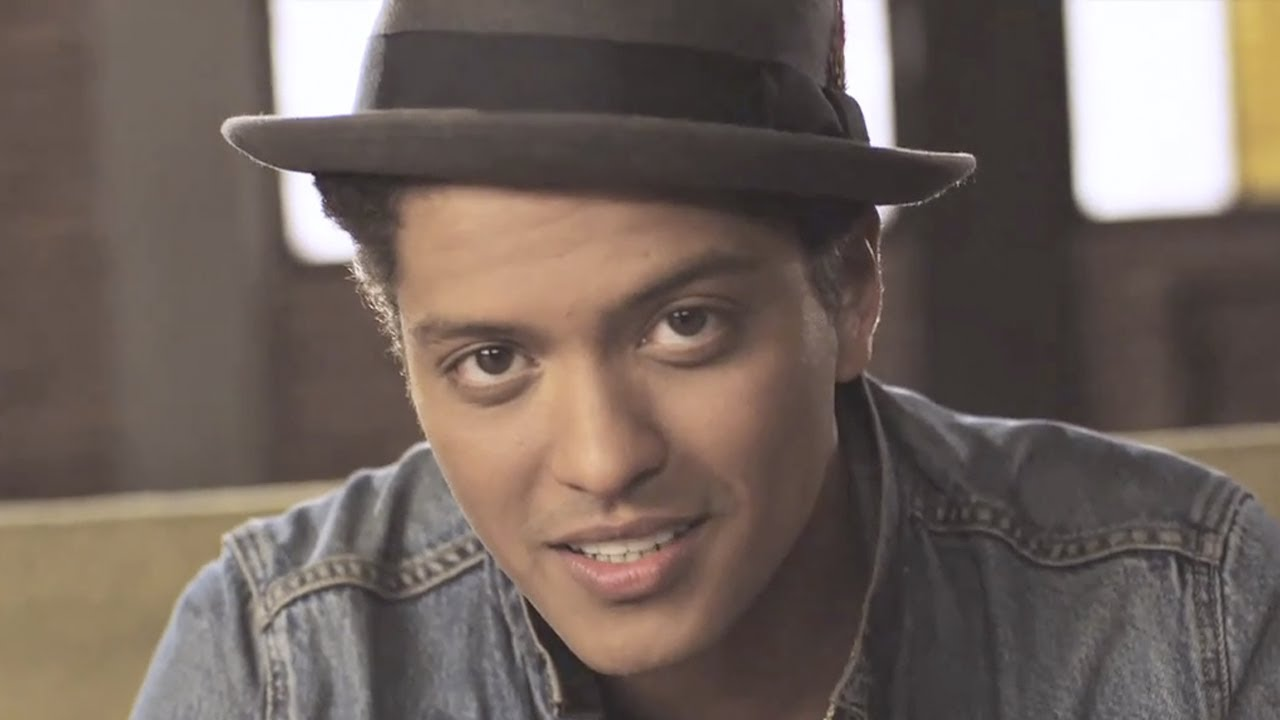
#> input picture Day 3/OpenCV/Resources/mars.jpg, 1280 x 720 px
$ python 2.Functions.py
#> lines starting #> are read from the running program, lines starting #| are printed output that depends on the picture; after the words box and inside, x2 and y2 are one past the last pixel; in counts of white or black regions, pixels touching at a corner belong together
import cv2
import numpy as np


img = cv2.imread('Resources/mars.jpg')
#> img is the input picture: shape (720, 1280, 3); mean B, G, R 92.4, 99.3, 112.1

kernel = np.ones((5,5),np.uint8)
print(kernel)
imgGray = cv2.cvtColor(img,cv2.COLOR_BGR2GRAY)
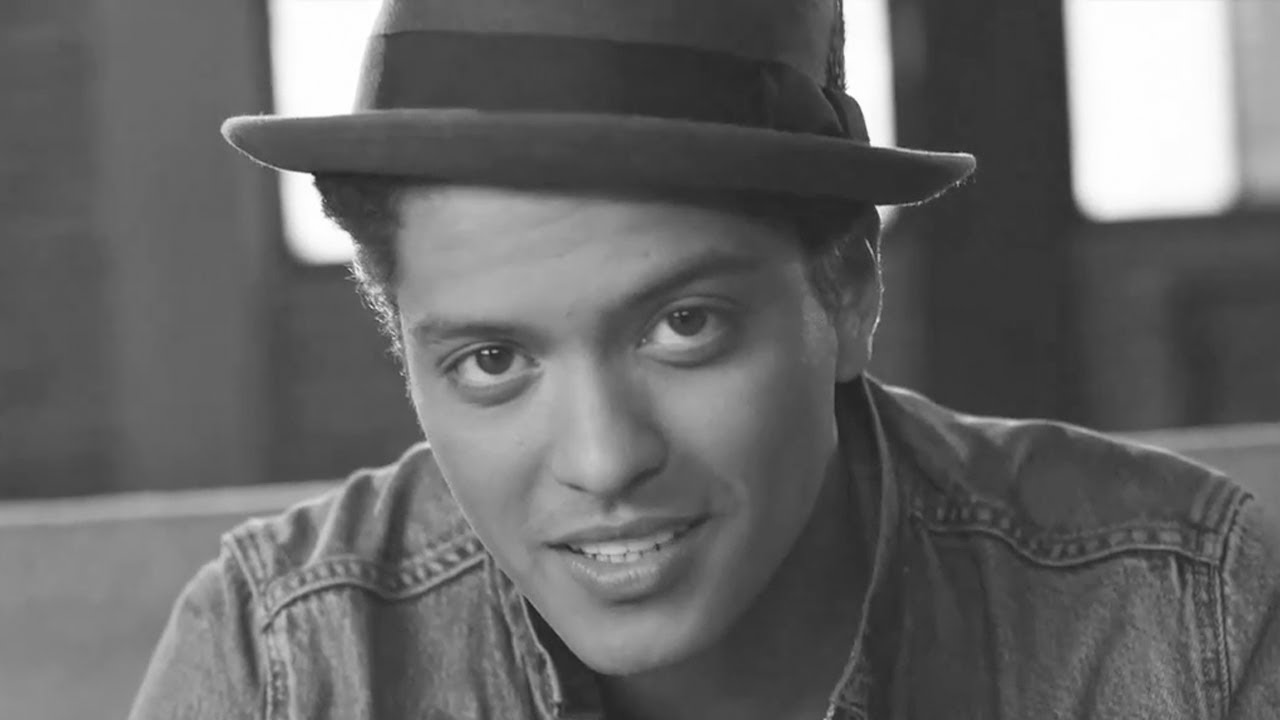
#> imgGray: shape (720, 1280); min 32, max 255, mean 102.4
imgBlur = cv2.GaussianBlur(imgGray,(7,7),0)
imgCanny = cv2.Canny(img,70,70)
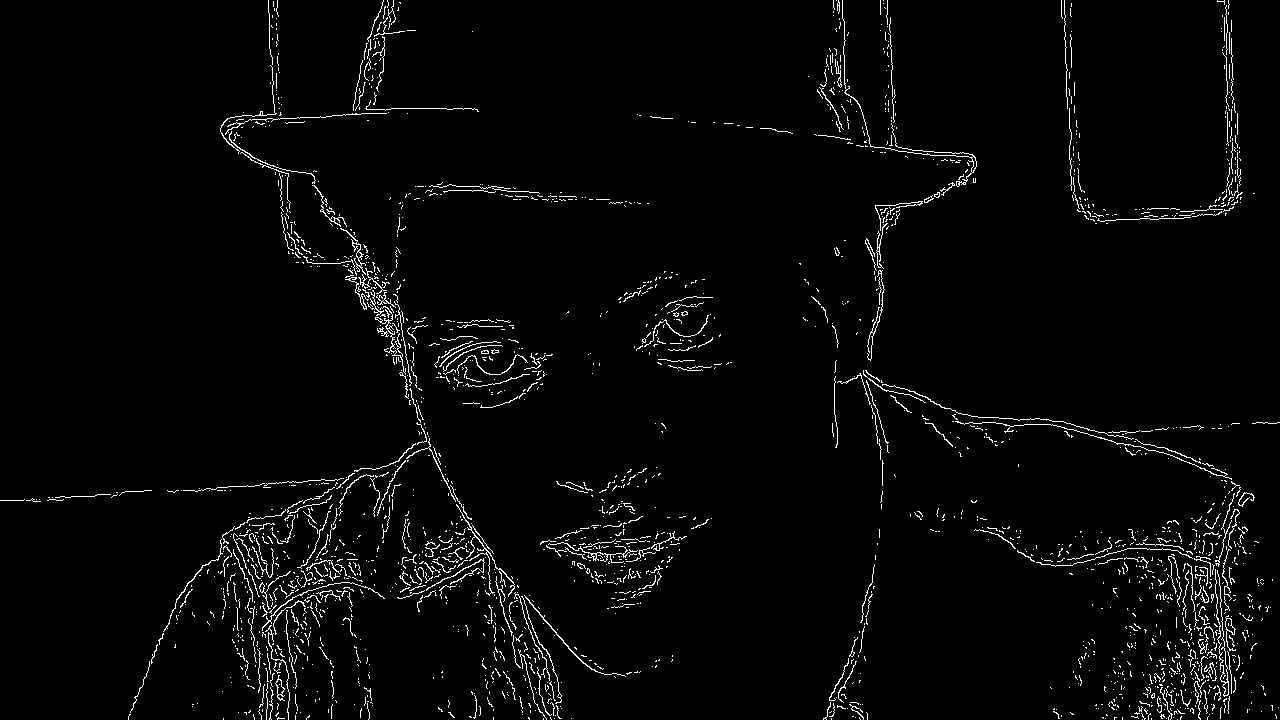
#> imgCanny: shape (720, 1280); 2.7% white in thin lines or dots
imgDialation = cv2.dilate(imgCanny,kernel,iterations=1)
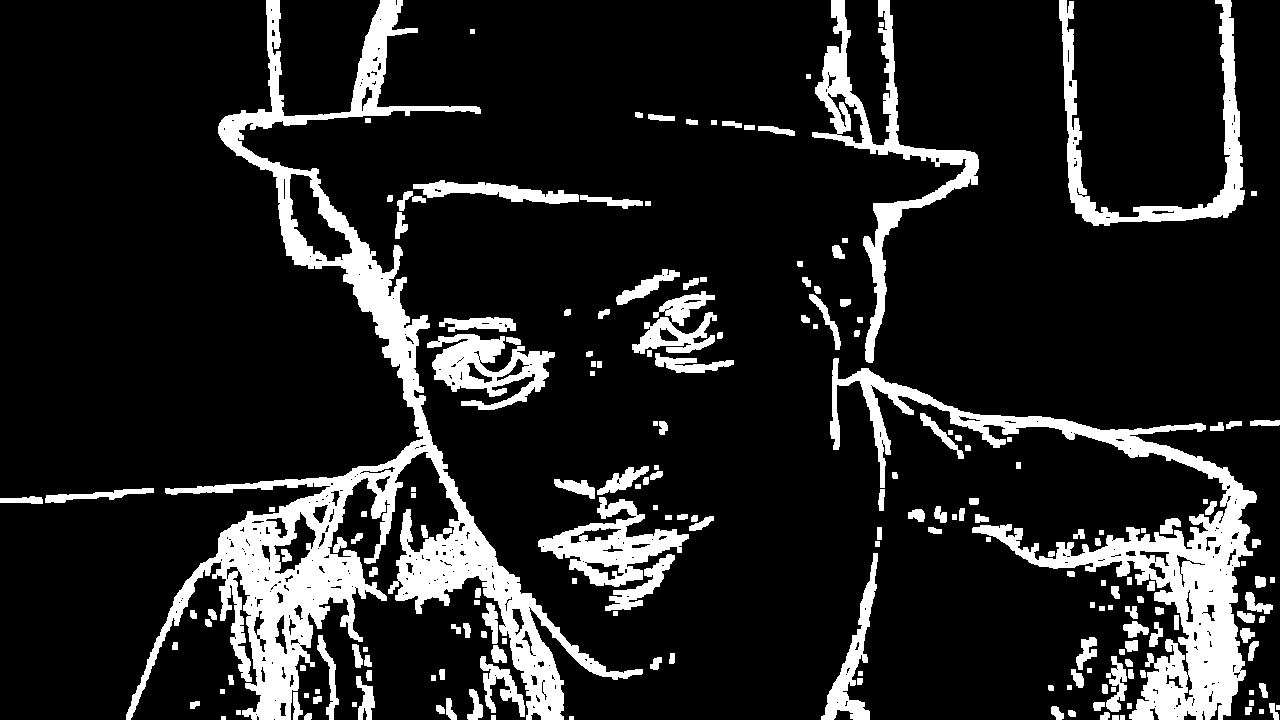
#> imgDialation: shape (720, 1280); 14.4% white; 201 white regions, largest, box (x1, y1, x2, y2) and area: (126, 0, 643, 720) 51641, (830, 358, 1257, 720) 26396, (812, 0, 979, 363) 9030
imgEroded = cv2.erode(imgDialation,kernel,iterations=1)
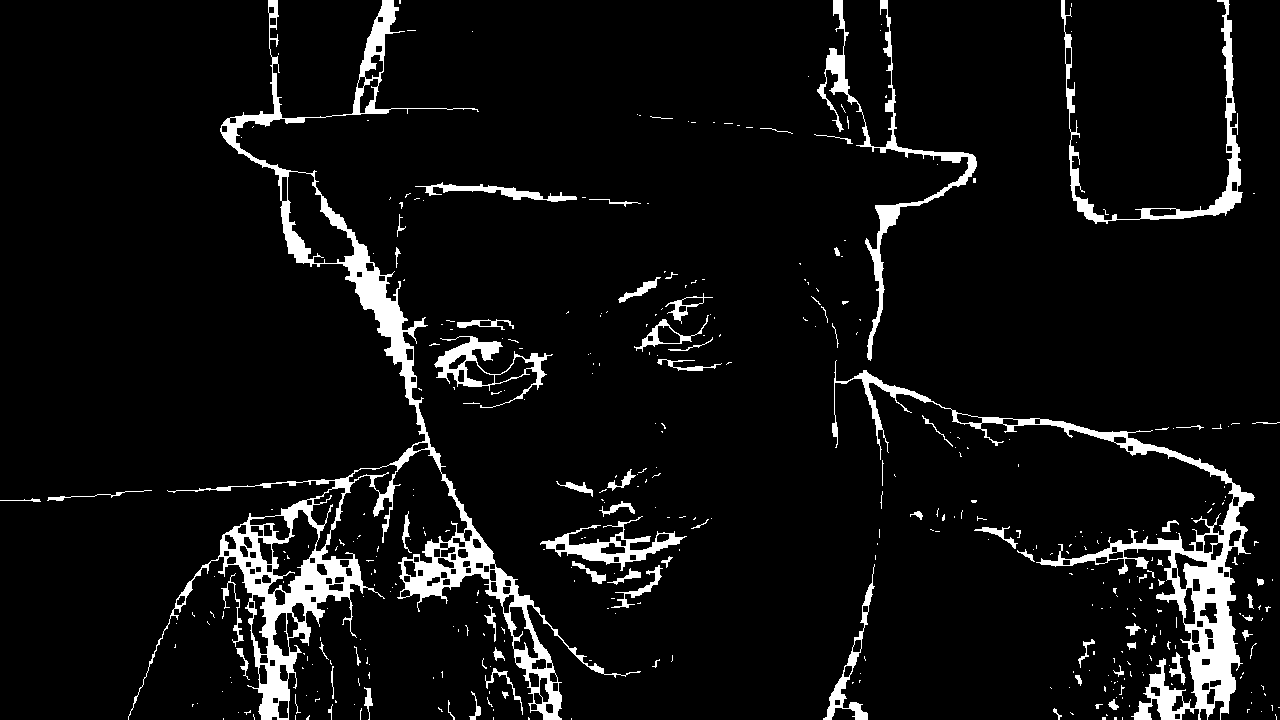
#> imgEroded: shape (720, 1280); 6.6% white; 404 white regions (327 under 20 px), largest, box (x1, y1, x2, y2) and area: (128, 0, 641, 720) 25961, (832, 360, 1255, 720) 13289, (817, 0, 977, 361) 4264

cv2.imshow("Gray image",imgGray)
cv2.imshow("Blur image",imgBlur)
cv2.imshow("Canny image",imgCanny)     # Detect edges
cv2.imshow("Dilation image",imgDialation)     # Dilate the edges(Thickening)
cv2.imshow("Eroded image",imgEroded)     # Thinning the edges or dilation of edges

cv2.waitKey(0)
